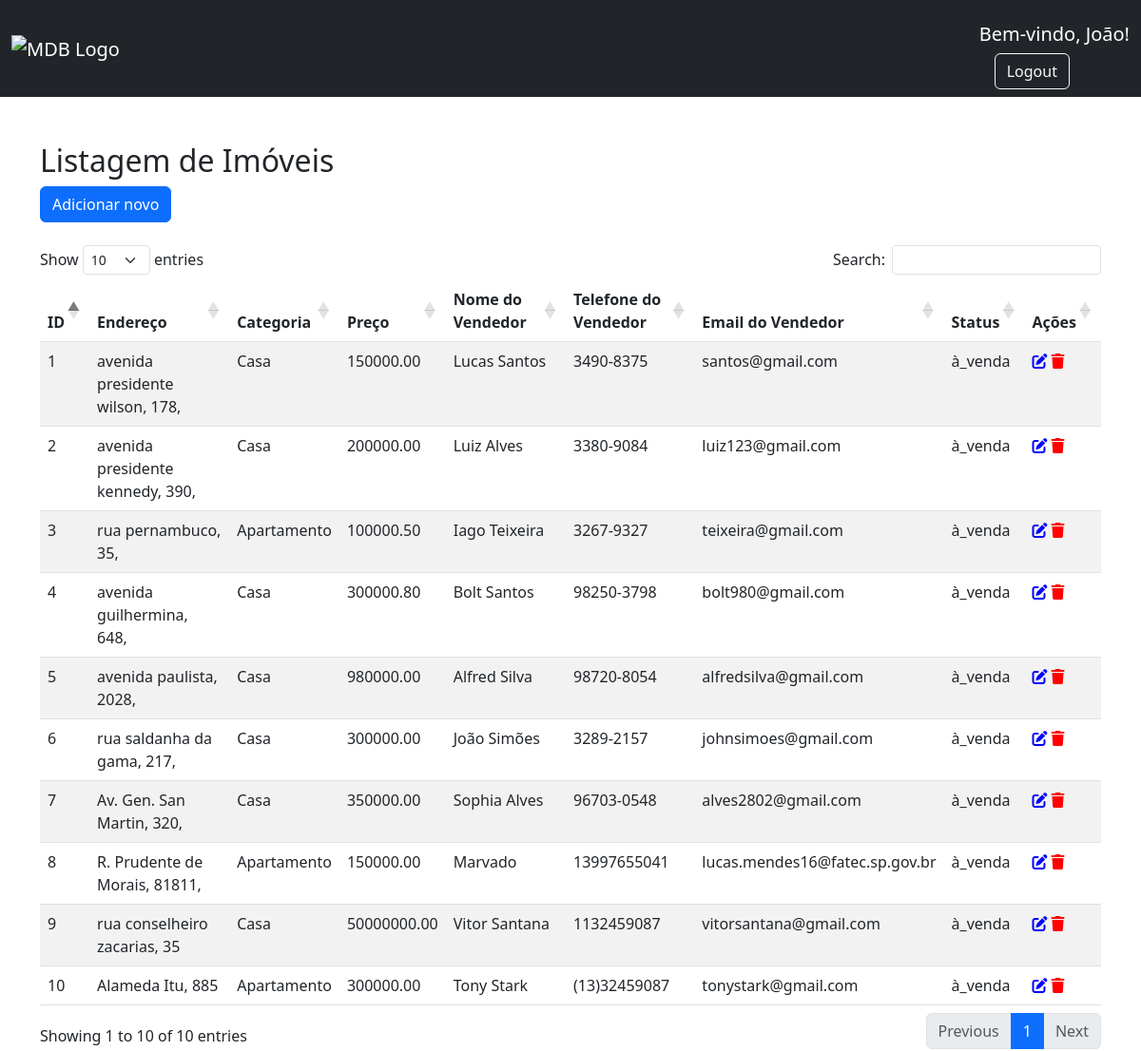
The app's page /php/users.php (signed in) with its own data.
### tables this page shows
CREATE TABLE `imoveis` (
  `id` int(20) NOT NULL,
  `cidade` varchar(100) NOT NULL,
  `endereco` varchar(255) NOT NULL,
  `categoria` varchar(50) DEFAULT NULL,
  `preco` decimal(10,2) NOT NULL,
  `nome_vendedor` varchar(255) NOT NULL,
  `telefone_vendedor` varchar(20) NOT NULL,
  `email_vendedor` varchar(255) NOT NULL,
  `status` varchar(30) DEFAULT NULL,
  `foto` varchar(255) NOT NULL,
  `descricao` varchar(255) DEFAULT NULL,
  `latitude` decimal(10,7) NOT NULL,
  `longitude` decimal(10,7) NOT NULL,
  `dormitorios` varchar(255) DEFAULT NULL,
  `garagens` varchar(255) DEFAULT NULL,
  `plantas` varchar(255) DEFAULT NULL
);

### php/users.php (the view, shortened to what this page needs)
<!DOCTYPE html>
<html>
<head>
    <link href="https://cdn.jsdelivr.net/npm/bootstrap@5.3.0/dist/css/bootstrap.min.css" rel="stylesheet">
    <link href="https://cdn.datatables.net/1.13.6/css/dataTables.bootstrap5.min.css" rel="stylesheet">
    <link rel="stylesheet" href="https://cdnjs.cloudflare.com/ajax/libs/font-awesome/6.4.2/css/all.min.css" />
</head>
<body>
    <?php
    $nomeUsuario = $_SESSION["nomeUsuario"];
    if ($nomeUsuario != null) {
    ?>
    <nav class="navbar navbar-expand-lg navbar-dark bg-dark">
        <div class="container-fluid">
            <div class="collapse navbar-collapse" id="navbarSupportedContent">
                <a class="navbar-brand mt-2 mt-lg-0" href="#">
                    <img
                        src="/fastimoveis/assets/logo.webp"
                        height="15"
                        alt="MDB Logo"
                        loading="lazy"
                    />
                </a>
            </div>
            <div class="d-flex align-items-center">
                <a class="text-reset me-3" href="#">
                    <i class="fas fa-shopping-cart"></i>
                </a>
                <div class="dropdown">
                    <a>
                        <h5 class="mt-3" style="color: white;">Bem-vindo, <?= $nomeUsuario ?>!</h5>
                    </a>
                    <div class="ms-3">
                        <a href="logout.php" class="btn btn-outline-light">Logout</a>
                    </div>
                </div>
            </div>
        </div>
    </nav>
    <div class="container">
        <h2 class="mt-5">Listagem de Imóveis</h2>
        <button type="button" class="btn btn-primary" data-bs-toggle="modal" data-bs-target="#addModal">
            Adicionar novo
        </button>
        <br>
        <br>
        <table id="imoveisTable" class="table table-striped">
            <thead>
                <tr>
                    <th>ID</th>
                    <th>Endereço</th>
                    <th>Categoria</th>
                    <th>Preço</th>
                    <th>Nome do Vendedor</th>
                    <th>Telefone do Vendedor</th>
                    <th>Email do Vendedor</th>
                    <th>Status</th>
                    <th>Ações</th>
                </tr>
            </thead>
            <tbody>
                <?php
                try {
                    $conn = new PDO("mysql:host=localhost;dbname=fastimoveis;charset=utf8", "root", "");
                    $query = "SELECT * FROM imoveis";
                    $stmt = $conn->query($query);
                    while ($row = $stmt->fetch(PDO::FETCH_ASSOC)) {
                ?>
                    <tr>
                        <td><?= $row['id'] ?></td>
                        <td><?= $row['endereco'] ?></td>
                        <td><?= $row['categoria'] ?></td>
                        <td><?= $row['preco'] ?></td>
                        <td><?= $row['nome_vendedor'] ?></td>
                        <td><?= $row['telefone_vendedor'] ?></td>
                        <td><?= $row['email_vendedor'] ?></td>
                        <td><?= $row['status'] ?></td>
                        <td>
                            <i class="edit-icon icon-button" data-bs-toggle="modal" data-bs-target="#editModal<?= $row['id'] ?>">
                                <i class="fas fa-edit"></i>
                            </i>
                            <i class="delete-icon" type="button" class="btn btn-icon btn-danger" onclick="deleteRecord(<?= $row['id'] ?>)">
                                <i class="fas fa-trash"></i>
                            </i>
                        </td>
                    </tr>
                <?php
                    }
                } catch (PDOException $e) {
                    echo "Error: " . $e->getMessage();
                }
                ?>
            </tbody>
        </table>
    </div>
</body>
<?php }  ?>
</html>

### php/users.php (style rules this page uses)
.edit-icon { color: blue; }
.delete-icon { color: red; }
.icon-button { cursor: pointer; transition: color 0.2s; }

### records on screen
imoveis: id "1", endereco "avenida presidente wilson, 178,", categoria "Casa", preco "150000.00", nome_vendedor "Lucas Santos", telefone_vendedor "3490-8375", email_vendedor "santos@gmail.com", status "à_venda"
imoveis: id "2", endereco "avenida presidente kennedy, 390,", categoria "Casa", preco "200000.00", nome_vendedor "Luiz Alves", telefone_vendedor "3380-9084", email_vendedor "luiz123@gmail.com", status "à_venda"
imoveis: id "3", endereco "rua pernambuco, 35,", categoria "Apartamento", preco "100000.50", nome_vendedor "Iago Teixeira", telefone_vendedor "3267-9327", email_vendedor "teixeira@gmail.com", status "à_venda"
imoveis: id "4", endereco "avenida guilhermina, 648,", categoria "Casa", preco "300000.80", nome_vendedor "Bolt Santos", telefone_vendedor "98250-3798", email_vendedor "bolt980@gmail.com", status "à_venda"
imoveis: id "5", endereco "avenida paulista, 2028,", categoria "Casa", preco "980000.00", nome_vendedor "Alfred Silva", telefone_vendedor "98720-8054", email_vendedor "alfredsilva@gmail.com", status "à_venda"
imoveis: id "6", endereco "rua saldanha da gama, 217,", categoria "Casa", preco "300000.00", nome_vendedor "João Simões", telefone_vendedor "3289-2157", email_vendedor "johnsimoes@gmail.com", status "à_venda"
imoveis: id "7", endereco "Av. Gen. San Martin, 320,", categoria "Casa", preco "350000.00", nome_vendedor "Sophia Alves", telefone_vendedor "96703-0548", email_vendedor "alves2802@gmail.com", status "à_venda"
imoveis: id "8", endereco "R. Prudente de Morais, 81811,", categoria "Apartamento", preco "150000.00", nome_vendedor "Marvado", telefone_vendedor "13997655041", email_vendedor "lucas.mendes16@fatec.sp.gov.br", status "à_venda"
imoveis: id "9", endereco "rua conselheiro zacarias, 35", categoria "Casa", preco "50000000.00", nome_vendedor "Vitor Santana", telefone_vendedor "1132459087", email_vendedor "vitorsantana@gmail.com", status "à_venda"
imoveis: id "10", endereco "Alameda Itu, 885", categoria "Apartamento", preco "300000.00", nome_vendedor "Tony Stark", telefone_vendedor "(13)32459087", email_vendedor "tonystark@gmail.com", status "à_venda"

### other values on screen
$nomeUsuario "João"
